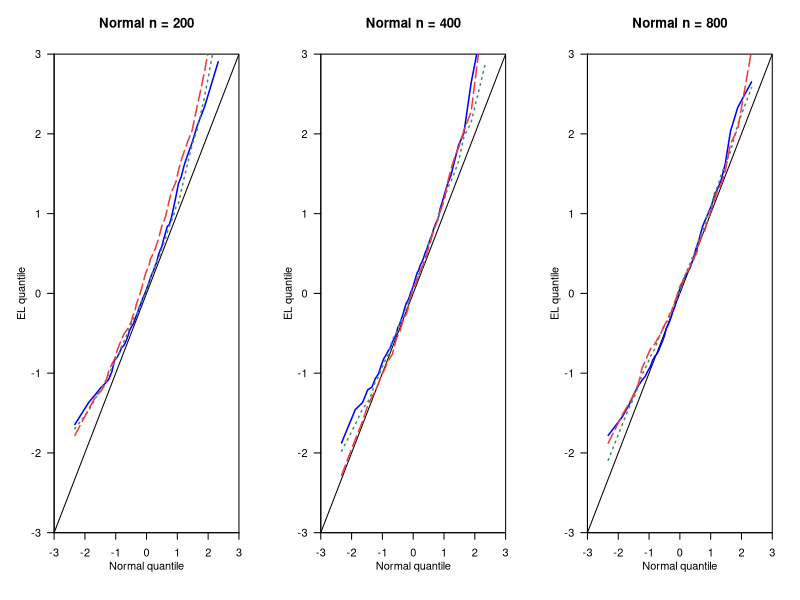
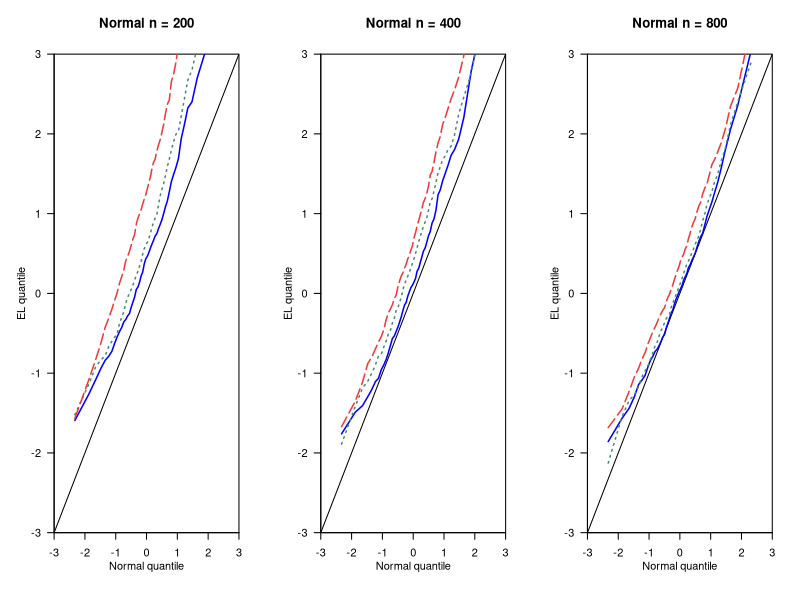

Recreate these plots in R, in order.
## ---- chunk 1
nsim = 500           # 模拟次数
m = 50               # 分位数个数
as = (1:m-0.5)/m
qas <- qnorm(as)                   # 正态分布的分位数点

figureQQ <- function(n,C){
  c1 = sort(C[,1])[ceiling(as*nsim)] # mel的分位数点
  c2 = sort(C[,2])[ceiling(as*nsim)]
  c3 = sort(C[,3])[ceiling(as*nsim)]
  x = seq(-3,3,0.01)
  plot(x,x,
       xlim = c(-3,3), ylim = c(-3,3),
       xaxs = 'i', yaxs = 'i',
       yaxt = 'n',
       ann = F, type = 'l')
  axis(2, las = 1)
  title(main = paste0('Normal n = ',n),
        xlab= 'Normal quantile', ylab = 'EL quantile',
        line = 2)
  lines(qas,c1,type='l',lty=1,lwd=1.5,col='blue1')
  lines(qas,c2,type='l',lty=3,lwd=1.5,col='aquamarine4')
  lines(qas,c3,type='l',lty=5,lwd=1.5,col='brown2')
}
## ---- chunk 2
par(mfrow = c(1, 3))
C = read.csv("data/2009ChenSongxi/EL20020.csv")
figureQQ(n=200,C=C)

C = read.csv("data/2009ChenSongxi/EL40030.csv")
figureQQ(n=400,C=C)

C = read.csv("data/2009ChenSongxi/EL80040.csv")
figureQQ(n=800,C=C)
## ---- chunk 3
par(mfrow = c(1, 3))

C = read.csv("data/2009ChenSongxi/EL20043.csv")
figureQQ(n=200,C=C)

C = read.csv("data/2009ChenSongxi/EL40058.csv")
figureQQ(n=400,C=C)

C = read.csv("data/2009ChenSongxi/EL80072.csv")
figureQQ(n=800,C=C)
